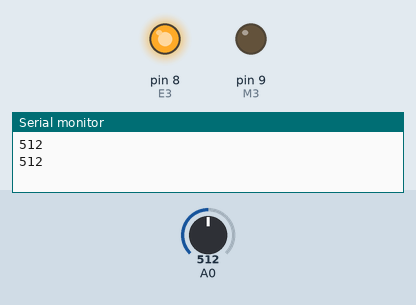
Bench run of a sketch on a simulated Arduino Uno, built with avr-gcc and run on an emulated ATmega328P. Parts: output pins drawn as LEDs (lit = HIGH), the last lines printed to the serial monitor. The inputs (shaded band) are chosen by the test bench; at power-on: A0 = 512.

Above: at 5.8 s.
5.9 s: A0 set to 54
10.1 s: A0 set to 46
At 12.2 s:
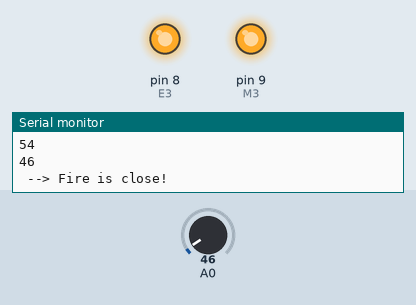
17.5 s: A0 set to 122
At 19.6 s:
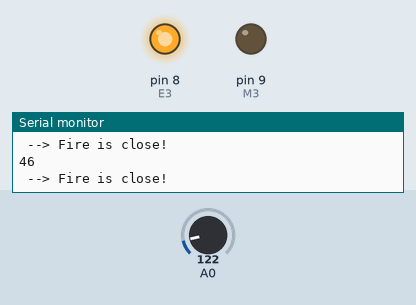
21.7 s: A0 set to 40
At 24.6 s:
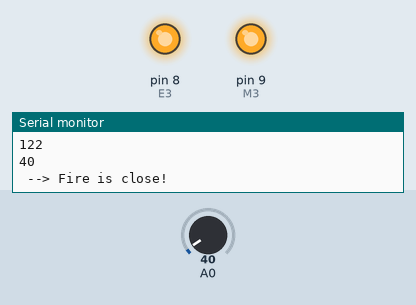
Timing chart, 0 to 30.5 s (numbered marks = the images above; inputs shaded):
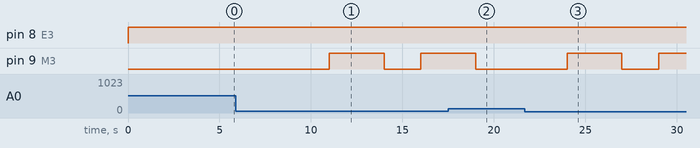

Measured:
- the behaviour switches between 50 and 49 on A0 (found by bisection; images 0 and 1)
- after the input at 10.1 s, pin 9 (M3): LOW → HIGH after 0.90 s, → LOW 3.0 s later, → HIGH 2.0 s later
- after the input at 17.5 s, pin 9 (M3): goes on until 19.0 s, then stays LOW
- after the input at 21.7 s, pin 9 (M3): LOW → HIGH after 2.3 s, → LOW 3.0 s later, → HIGH 2.0 s later

The sketch:

Flame_Sensor_and_Fan.ino
```cpp
int E3 = 8;
int M3 = 9;

int x;

void setup()
{
    Serial.begin(9600);
    pinMode(M3, OUTPUT);
}

void loop()
{
//Fan Off
digitalWrite(M3,LOW);
analogWrite(E3, 250);
delay(2000);

//Flame Sensor
 x = analogRead(0); //set x = data from analog port A#
 Serial.println(x); //Print the result 'x'
 if (x < 50){
     Serial.println(" --> Fire is close!");
         digitalWrite(M3,HIGH);
         analogWrite(E3, 250);
         delay(2000);
 }
 delay(1000); //Delay the output by 1s (1000ms)

}
```
